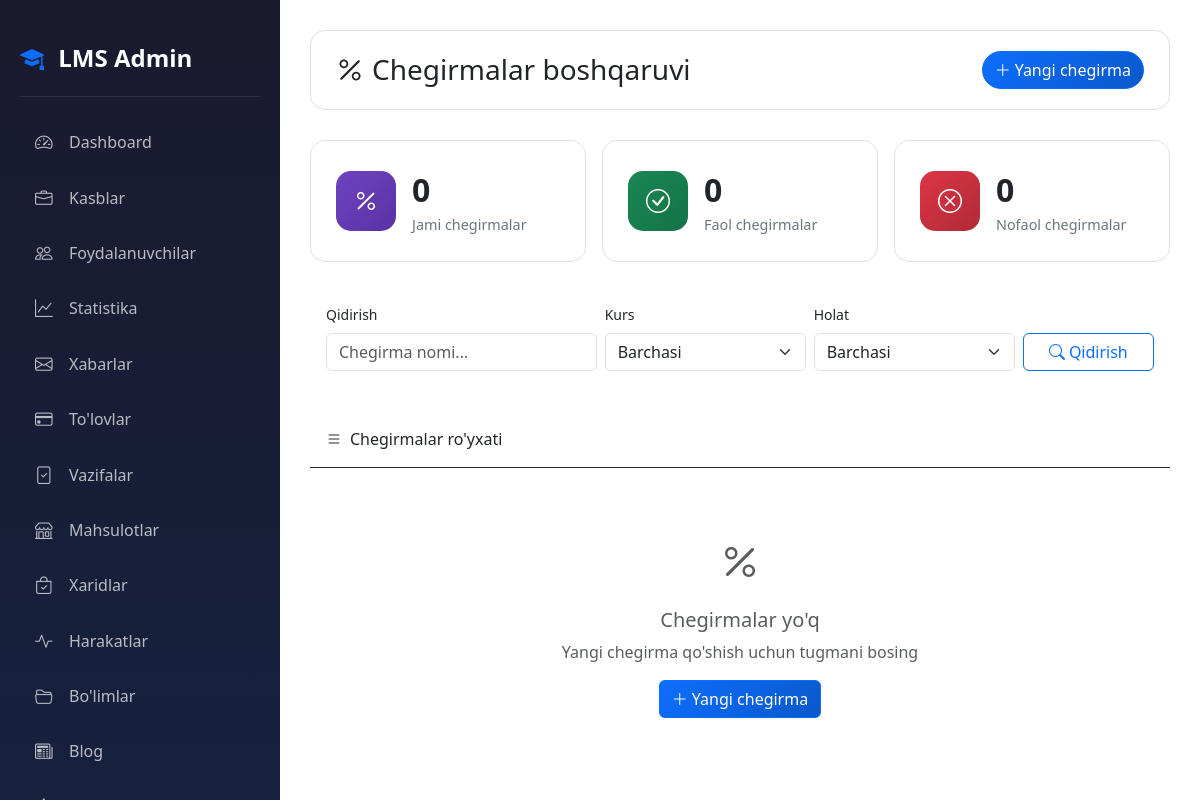
Page /dashboard/discounts/ (signed in) on the earlier database version.
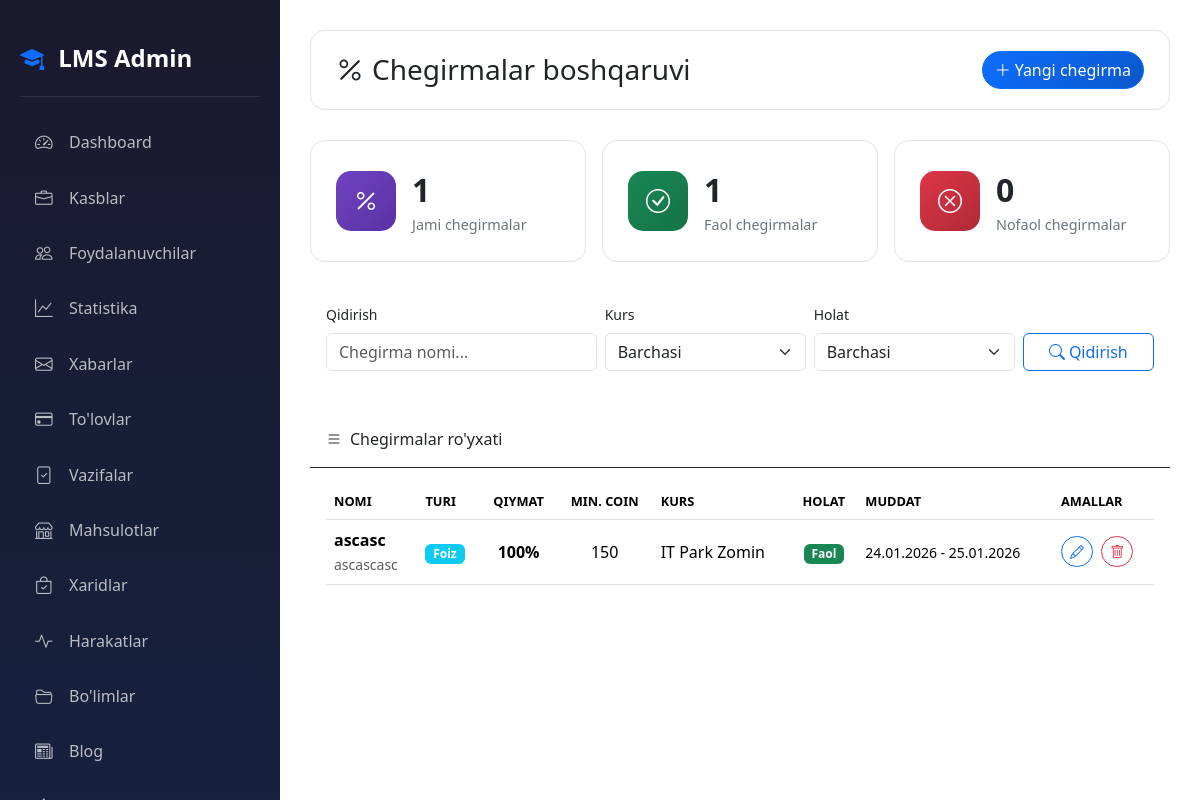
Same page on the later database version.
### accounts/models.py (models this page shows, shortened)
class Discount(models.Model):
    DISCOUNT_TYPES = (
        ('percentage', 'Foiz'),
        ('fixed', 'Qat\'iy summa'),
    )
    name = models.CharField(max_length=200, verbose_name="Chegirma nomi")
    description = models.TextField(blank=True, null=True, verbose_name="Tavsif")
    discount_type = models.CharField(max_length=20, choices=DISCOUNT_TYPES, default='percentage', verbose_name="Chegirma turi")
    discount_value = models.IntegerField(verbose_name="Chegirma qiymati")
    min_coins_required = models.IntegerField(default=0, verbose_name="Minimal coin talab")
    profession = models.ForeignKey('Profession', on_delete=models.CASCADE, null=True, blank=True, related_name='discounts', verbose_name="Kurs")
    is_active = models.BooleanField(default=True, verbose_name="Faol")
    valid_from = models.DateTimeField(null=True, blank=True, verbose_name="Boshlanish sanasi")
    valid_until = models.DateTimeField(null=True, blank=True, verbose_name="Tugash sanasi")
    created_at = models.DateTimeField(auto_now_add=True)
    class Meta:
        ordering = ['-created_at']
        verbose_name = "Chegirma"
        verbose_name_plural = "Chegirmalar"
    @property
    def is_valid(self):
        now = timezone.now()
        if not self.is_active:
            return False
        if self.valid_from and now < self.valid_from:
            return False
        if self.valid_until and now > self.valid_until:
            return False
        return True

class Profession(models.Model):
    name = models.CharField(max_length=200, verbose_name="Kasb nomi")
    photo = models.ImageField(upload_to='professions/', verbose_name="Rasm")
    description = models.TextField(verbose_name="Kasb haqida")
    created_at = models.DateTimeField(auto_now_add=True)
    class Meta:
        verbose_name = "Kasb"
        verbose_name_plural = "Kasblar"
        ordering = ['-created_at']

### accounts/views.py (the view)
# urls.py: path('dashboard/discounts/', views.admin_discounts, name='admin_discounts'),
@login_required
def admin_discounts(request):
    if not request.user.is_admin:
        messages.error(request, "Sizda bu sahifaga kirish huquqi yo'q!")
        return redirect('home')
    discounts = Discount.objects.select_related('profession').all()
    profession_id = request.GET.get('profession')
    if profession_id:
        discounts = discounts.filter(profession_id=profession_id)
    status_filter = request.GET.get('status')
    if status_filter == 'active':
        discounts = discounts.filter(is_active=True)
    elif status_filter == 'inactive':
        discounts = discounts.filter(is_active=False)
    q = request.GET.get('q')
    if q:
        discounts = discounts.filter(name__icontains=q)
    professions = Profession.objects.all()
    context = {
        'discounts': discounts,
        'professions': professions,
        'total_discounts': Discount.objects.count(),
        'active_discounts': Discount.objects.filter(is_active=True).count(),
        'inactive_discounts': Discount.objects.filter(is_active=False).count(),
    }
    return render(request, 'accounts/admin/discounts.html', context)

### accounts/templates/accounts/admin/discounts.html (shortened to what this page needs)
{% extends 'accounts/admin/base_admin.html' %}
{% block admin_content %}
<div class="top-bar">
    <h3 class="m-0"><i class="bi bi-percent me-2"></i>Chegirmalar boshqaruvi</h3>
    <a href="{% url 'admin_discount_add' %}" class="btn btn-primary rounded-pill">
        <i class="bi bi-plus-lg me-1"></i>Yangi chegirma
    </a>
</div>
<div class="row g-3 mb-4">
    <div class="col-md-4">
        <div class="stat-card h-100">
            <div class="d-flex align-items-center">
                <div class="stat-icon purple me-3"><i class="bi bi-percent"></i></div>
                <div>
                    <div class="stat-number">{{ total_discounts }}</div>
                    <div class="stat-label">Jami chegirmalar</div>
                </div>
            </div>
        </div>
    </div>
    <div class="col-md-4">
        <div class="stat-card h-100">
            <div class="d-flex align-items-center">
                <div class="stat-icon green me-3"><i class="bi bi-check-circle"></i></div>
                <div>
                    <div class="stat-number">{{ active_discounts }}</div>
                    <div class="stat-label">Faol chegirmalar</div>
                </div>
            </div>
        </div>
    </div>
    <div class="col-md-4">
        <div class="stat-card h-100">
            <div class="d-flex align-items-center">
                <div class="stat-icon red me-3"><i class="bi bi-x-circle"></i></div>
                <div>
                    <div class="stat-number">{{ inactive_discounts }}</div>
                    <div class="stat-label">Nofaol chegirmalar</div>
                </div>
            </div>
        </div>
    </div>
</div>
<div class="ios-card mb-4">
    <div class="p-3">
        <form method="GET" class="row g-2 align-items-end">
            <div class="col-md-4">
                <label class="form-label small" style="color: var(--text-main);">Qidirish</label>
                <input type="text" name="q" class="form-control" placeholder="Chegirma nomi..." value="{{ request.GET.q }}">
            </div>
            <div class="col-md-3">
                <label class="form-label small" style="color: var(--text-main);">Kurs</label>
                <select name="profession" class="form-select">
                    <option value="">Barchasi</option>
                </select>
            </div>
            <div class="col-md-3">
                <label class="form-label small" style="color: var(--text-main);">Holat</label>
                <select name="status" class="form-select">
                    <option value="">Barchasi</option>
                </select>
            </div>
            <div class="col-md-2">
                <button type="submit" class="btn btn-outline-primary w-100">
                    <i class="bi bi-search me-1"></i>Qidirish
                </button>
            </div>
        </form>
    </div>
</div>
<div class="ios-card">
    <div class="p-3 border-bottom" style="border-color:var(--card-border)!important;">
        <i class="bi bi-list me-2"></i>Chegirmalar ro'yxati
    </div>
    <div class="p-3">
        {% if discounts %}
        <div class="table-responsive">
            <table class="table align-middle mb-0">
                <thead>
                    <tr>
                        <th>Nomi</th>
                        <th>Turi</th>
                        <th class="text-center">Qiymat</th>
                        <th class="text-center">Min. coin</th>
                        <th>Kurs</th>
                        <th class="text-center">Holat</th>
                        <th>Muddat</th>
                        <th>Amallar</th>
                    </tr>
                </thead>
                <tbody>
                    {% for discount in discounts %}
                    <tr>
                        <td data-label="Nomi">
                            <strong>{{ discount.name }}</strong>
                            {% if discount.description %}
                            <br><small class="text-muted">{{ discount.description|truncatewords:10 }}</small>
                            {% endif %}
                        </td>
                        <td data-label="Turi">
                            {% if discount.discount_type == 'percentage' %}
                            <span class="badge bg-info">Foiz</span>
                            {% else %}
                            <span class="badge bg-warning text-dark">Qat'iy</span>
                            {% endif %}
                        </td>
                        <td data-label="Qiymat" class="text-center">
                            {% if discount.discount_type == 'percentage' %}
                            <strong>{{ discount.discount_value }}%</strong>
                            {% else %}
                            <strong>{{ discount.discount_value }} coin</strong>
                            {% endif %}
                        </td>
                        <td data-label="Min. coin" class="text-center">
                            {{ discount.min_coins_required }}
                        </td>
                        <td data-label="Kurs">
                            {% if discount.profession %}
                            {{ discount.profession.name }}
                            {% else %}
                            <span class="text-muted">Barcha kurslar</span>
                            {% endif %}
                        </td>
                        <td data-label="Holat" class="text-center">
                            {% if discount.is_valid %}
                            <span class="badge bg-success">Faol</span>
                            {% elif not discount.is_active %}
                            <span class="badge bg-secondary">Nofaol</span>
                            {% else %}
                            <span class="badge bg-warning text-dark">Muddati o'tgan</span>
                            {% endif %}
                        </td>
                        <td data-label="Muddat">
                            {% if discount.valid_from or discount.valid_until %}
                            <small>
                                {% if discount.valid_from %}{{ discount.valid_from|date:"d.m.Y" }}{% endif %}
                                -
                                {% if discount.valid_until %}{{ discount.valid_until|date:"d.m.Y" }}{% endif %}
                            </small>
                            {% else %}
                            <span class="text-muted">—</span>
                            {% endif %}
                        </td>
                        <td data-label="Amallar">
                            <a href="{% url 'admin_discount_edit' discount.pk %}" class="btn btn-sm btn-outline-primary rounded-pill me-1">
                                <i class="bi bi-pencil"></i>
                            </a>
                            <a href="{% url 'admin_discount_delete' discount.pk %}" class="btn btn-sm btn-outline-danger rounded-pill">
                                <i class="bi bi-trash"></i>
                            </a>
                        </td>
                    </tr>
                    {% endfor %}
                </tbody>
            </table>
        </div>
        {% else %}
        <div class="text-center py-5 text-muted">
            <i class="bi bi-percent fs-1"></i>
            <h5 class="mt-3">Chegirmalar yo'q</h5>
            <p>Yangi chegirma qo'shish uchun tugmani bosing</p>
            <a href="{% url 'admin_discount_add' %}" class="btn btn-primary">
                <i class="bi bi-plus-lg me-1"></i>Yangi chegirma
            </a>
        </div>
        {% endif %}
    </div>
</div>
{% endblock %}

### accounts/templates/accounts/admin/base_admin.html (shortened to what this page needs)
<!DOCTYPE html>
<html lang="uz" data-bs-theme="light">
<head>
    {% load static %}
    <link rel="stylesheet" href="{% static 'css/base_admin.css' %}">
    <link rel="stylesheet" href="{% static 'effects/weather_effect.css' %}">
    <link href="https://cdn.jsdelivr.net/npm/bootstrap@5.3.2/dist/css/bootstrap.min.css" rel="stylesheet">
    <link href="https://cdn.jsdelivr.net/npm/bootstrap-icons@1.11.1/font/bootstrap-icons.css" rel="stylesheet">
</head>
<body>
    <div id="weather_effect"></div>
    <div class="sidebar">
        <div class="sidebar-brand" style="text-decoration: none;">
            <a href="{% url 'home' %}" class="nav-link"> <i class="bi bi-mortarboard-fill me-2 "></i>
                <span>LMS Admin</span></a>
        </div>
        <nav class="sidebar-nav">
            <a href="{% url 'admin_dashboard' %}"
                class="nav-link {% if request.resolver_match.url_name == 'admin_dashboard' %}active{% endif %}">
                <i class="bi bi-speedometer2"></i>
                <span>Dashboard</span>
            </a>
            <a href="{% url 'admin_professions' %}"
                class="nav-link {% if 'profession' in request.resolver_match.url_name %}active{% endif %}">
                <i class="bi bi-briefcase"></i>
                <span>Kasblar</span>
            </a>
            <a href="{% url 'admin_users' %}"
                class="nav-link {% if 'user' in request.resolver_match.url_name %}active{% endif %}">
                <i class="bi bi-people"></i>
                <span>Foydalanuvchilar</span>
            </a>
            <a href="{% url 'admin_statistics' %}"
                class="nav-link {% if request.resolver_match.url_name == 'admin_statistics' %}active{% endif %}">
                <i class="bi bi-graph-up"></i>
                <span>Statistika</span>
            </a>
            <a href="{% url 'admin_messages' %}"
                class="nav-link {% if 'message' in request.resolver_match.url_name %}active{% endif %}">
                <i class="bi bi-envelope"></i>
                <span>Xabarlar</span>
            </a>
            <a href="{% url 'admin_payments' %}"
                class="nav-link {% if 'payment' in request.resolver_match.url_name %}active{% endif %}">
                <i class="bi bi-credit-card"></i>
                <span>To'lovlar</span>
            </a>
            <a href="{% url 'homework_submissions' %}"
                class="nav-link {% if request.resolver_match.url_name == 'homework_submissions' %}active{% endif %}">
                <i class="bi bi-file-check"></i>
                <span>Vazifalar</span>
            </a>
            <a href="{% url 'coin:admin_products' %}"
                class="nav-link {% if 'product' in request.resolver_match.url_name %}active{% endif %}">
                <i class="bi bi-shop"></i>
                <span>Mahsulotlar</span>
            </a>
            <a href="{% url 'coin:admin_purchases' %}"
                class="nav-link {% if 'purchase' in request.resolver_match.url_name %}active{% endif %}">
                <i class="bi bi-bag-check"></i>
                <span>Xaridlar</span>
            </a>
            <a href="{% url 'coin:admin_activities' %}"
                class="nav-link {% if 'activities' in request.resolver_match.url_name %}active{% endif %}">
                <i class="bi bi-activity"></i>
                <span>Harakatlar</span>
            </a>
            <a href="{% url 'admin_sections' %}"
                class="nav-link {% if 'section' in request.resolver_match.url_name %}active{% endif %}">
                <i class="bi bi-folder2-open"></i>
                <span>Bo'limlar</span>
            </a>
            <a href="{% url 'blog:admin_posts' %}" class="nav-link {% if 'blog' in request.path %}active{% endif %}">
                <i class="bi bi-newspaper"></i>
                <span>Blog</span>
            </a>
            <a href="{% url 'ai_yordamchi:admin_chats' %}" class="nav-link {% if 'ai_yordamchi' in request.path %}active{% endif %}">
                <i class="bi bi-robot"></i>
                <span>AI Chatlar</span>
            </a>
        </nav>
    </div>
    <div class="main-content">
        {% block admin_content %}{% endblock %}
    </div>
</body>
</html>

Differences in the rows shown:
added Discount: name "ascasc", description "ascascasc", discount_type "Foiz", discount_value "100", min_coins_required "150", profession.name "IT Park Zomin", is_active "Faol", valid_from "24.01.2026", valid_until "25.01.2026"
Other differences:
{{ total_discounts }}: "0" → "1"
{{ active_discounts }}: "0" → "1"
text no longer shown: "Chegirmalar yo'q Yangi chegirma qo'shish uchun tugmani bosing Yangi chegirma"
text now shown: "NOMI TURI QIYMAT MIN. COIN KURS HOLAT MUDDAT AMALLAR"
